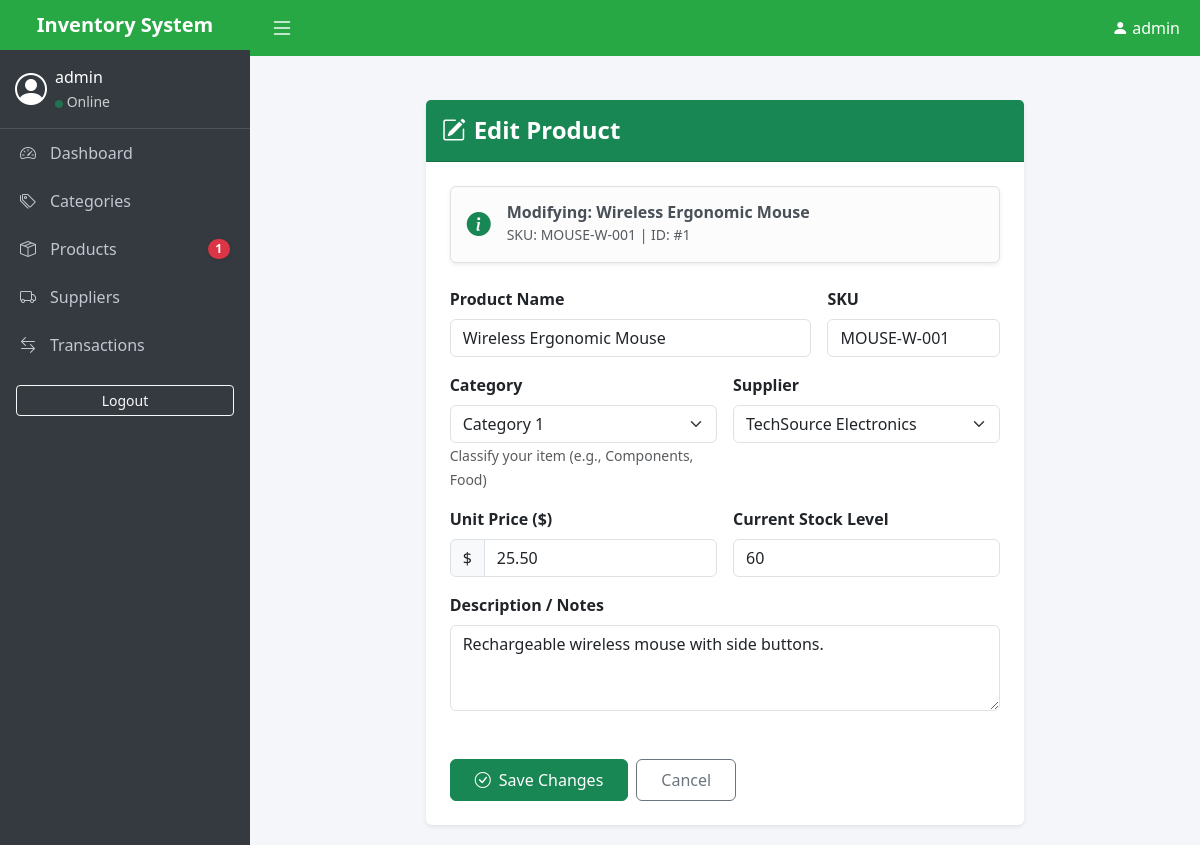
The page /products/1/update/ (signed in) on the database its author committed.
### products/models.py (models this page shows, shortened)
class Product(models.Model):
    name = models.CharField(max_length=200)
    sku = models.CharField(max_length=50, unique=True, verbose_name="SKU")
    category = models.ForeignKey(
        Category,
        on_delete=models.SET_NULL,
        null=True,
        blank=True,
        related_name='products'
    )
    description = models.TextField(blank=True)
    unit_price = models.DecimalField(max_digits=10, decimal_places=2)
    current_stock = models.IntegerField(default=0)
    min_stock_level = models.IntegerField(default=5) # New threshold field
    supplier = models.ForeignKey(Supplier, on_delete=models.CASCADE, related_name='products')
    date_added = models.DateTimeField(auto_now_add=True)
    def is_low_stock(self):
        return self.current_stock <= self.min_stock_level

### products/views.py (the view)
# urls.py: path('<int:pk>/update/', views.product_update, name='product_update'),
@login_required
@permission_required('products.change_product', raise_exception=True)
def product_update(request, pk):
    product = get_object_or_404(Product, pk=pk)
    old_stock = product.current_stock
    FormClass = ProductForm if request.user.is_superuser else ProductStockUpdateForm
    if request.method == 'POST':
        form = FormClass(request.POST, instance=product)
        if form.is_valid():
            product = form.save()
            new_stock = product.current_stock
            if old_stock != new_stock:
                from transactions.models import Transaction
                diff = new_stock - old_stock
                Transaction.objects.create(
                    product=product,
                    transaction_type='IN' if diff > 0 else 'OUT',
                    quantity=abs(diff),
                    status='COMPLETED',
                    handled_by=request.user,
                    remarks=f"Manual adjustment: {old_stock} → {new_stock}."
                )
            return redirect('product_list')
    else:
        form = FormClass(instance=product)
    return render(request, 'products/product_form.html', {'form': form, 'action': 'Edit', 'product': product})

### products/forms.py
class ProductForm(forms.ModelForm):
    class Meta:
        model = Product
        fields = ['name', 'sku', 'category', 'description', 'unit_price', 'current_stock', 'supplier']
        widgets = {
            'name': forms.TextInput(attrs={'class': 'form-control', 'placeholder': 'Enter product name'}),
            'sku': forms.TextInput(attrs={'class': 'form-control', 'placeholder': 'SKU-001'}),
            'category': forms.Select(attrs={'class': 'form-select'}),
            'description': forms.Textarea(attrs={'class': 'form-control', 'rows': 3}),
            'unit_price': forms.NumberInput(attrs={'class': 'form-control', 'step': '0.01'}),
            'current_stock': forms.NumberInput(attrs={'class': 'form-control'}),
            'supplier': forms.Select(attrs={'class': 'form-select'}),
        }

### products/context_processors.py (called while the page is built)
def low_stock_alerts(request):
    if request.user.is_authenticated:
        low_stock_products = [p for p in Product.objects.all() if p.is_low_stock()]
        return {
            'low_stock_count': len(low_stock_products),
            'low_stock_items': low_stock_products[:5] # Show only top 5 in dropdown
        }
    return {}

### products/models.py (called while the page is built)
    def __str__(self):
        return self.name

### suppliers/models.py (called while the page is built)
    def __str__(self):
        return self.company_name

### products/templates/products/product_form.html (shortened to what this page needs)
{% extends 'base.html' %}
{% block content %}
<div class="row mt-4">
    <div class="col-md-10 offset-md-1 col-lg-8 offset-lg-2">
        <div class="card shadow-sm border-0">
            <div class="card-header bg-success text-white py-3">
                <h4 class="mb-0 fw-bold"><i class="bi bi-pencil-square me-2"></i>{{ action }} Product</h4>
            </div>
            <div class="card-body p-4">
                {% if action == 'Edit' %}
                    <div class="alert alert-light border shadow-sm d-flex align-items-center mb-4">
                        <i class="bi bi-info-circle-fill text-success fs-4 me-3"></i>
                        <div>
                            <h6 class="mb-0 fw-bold">Modifying: {{ product.name }}</h6>
                            <small class="text-muted">SKU: {{ product.sku }} | ID: #{{ product.id }}</small>
                        </div>
                    </div>
                {% endif %}
                <form method="POST" class="needs-validation">
                    <div class="row g-3">
                        <div class="col-md-8">
                            <label class="form-label fw-bold">Product Name</label>
                            {{ form.name }}
                        </div>
                        <div class="col-md-4">
                            <label class="form-label fw-bold">SKU</label>
                            {{ form.sku }}
                        </div>
                        <div class="col-md-6">
                            <label class="form-label fw-bold">Category</label>
                            {{ form.category }}
                            <small class="text-muted">Classify your item (e.g., Components, Food)</small>
                        </div>
                        <div class="col-md-6">
                            <label class="form-label fw-bold">Supplier</label>
                            {{ form.supplier }}
                        </div>
                        <div class="col-md-6">
                            <label class="form-label fw-bold">Unit Price ($)</label>
                            <div class="input-group">
                                <span class="input-group-text">$</span>
                                {{ form.unit_price }}
                            </div>
                        </div>
                        <div class="col-md-6">
                            <label class="form-label fw-bold">Current Stock Level</label>
                            {{ form.current_stock }}
                        </div>
                        <div class="col-12">
                            <label class="form-label fw-bold">Description / Notes</label>
                            {{ form.description }}
                        </div>
                    </div>
                    <div class="mt-5 d-flex gap-2">
                        <button type="submit" class="btn btn-success px-4 py-2">
                            <i class="bi bi-check-circle me-1"></i> Save Changes
                        </button>
                        <a href="{% url 'product_list' %}" class="btn btn-outline-secondary px-4 py-2">
                            Cancel
                        </a>
                    </div>
                </form>
            </div>
        </div>
    </div>
</div>
{% endblock %}

### templates/base.html (shortened to what this page needs)
<!DOCTYPE html>
<html lang="en">
<head>
    <link href="https://cdn.jsdelivr.net/npm/bootstrap@5.3.0/dist/css/bootstrap.min.css" rel="stylesheet">
    <link rel="stylesheet" href="https://cdn.jsdelivr.net/npm/bootstrap-icons@1.11.1/font/bootstrap-icons.css">
</head>
<body>
    <div class="d-flex">
        {% if user.is_authenticated %}
        <nav class="sidebar" id="sidebar">
            <div class="main-header fw-bold fs-5 text-center">Inventory System</div>
            <div class="user-panel d-flex align-items-center">
                <i class="bi bi-person-circle fs-2 me-2"></i>
                <div>
                    <div>{{ user.username }}</div>
                    <small class="text-white opacity-75"><i class="bi bi-circle-fill text-success" style="font-size: 8px;"></i> Online</small>
                </div>
            </div>
            <ul class="nav flex-column">
                <li class="nav-item">
                    <a href="{% url 'dashboard' %}" class="nav-link"><i class="bi bi-speedometer2"></i> Dashboard</a>
                </li>
                <li class="nav-item">
                    <a href="{% url 'category_list' %}" class="nav-link"><i class="bi bi-tags"></i> Categories</a>
                </li>
                <li class="nav-item">
                    <a href="{% url 'product_list' %}" class="nav-link d-flex justify-content-between align-items-center">
                        <span><i class="bi bi-box-seam"></i> Products</span>
                        {% if low_stock_count > 0 %}
                            <span class="badge rounded-pill bg-danger shadow-sm" style="font-size: 0.75rem;">
                                {{ low_stock_count }}
                            </span>
                        {% endif %}
                    </a>
                </li>
                {% if user.is_superuser %}
                <li class="nav-item">
                    <a href="{% url 'supplier_list' %}" class="nav-link"><i class="bi bi-truck"></i> Suppliers</a>
                </li>
                {% endif %}
                <li class="nav-item">
                    <a href="{% url 'transaction_list' %}" class="nav-link"><i class="bi bi-arrow-left-right"></i> Transactions</a>
                </li>
                <li class="nav-item">
                    <form method="post" action="{% url 'logout' %}" class="p-3">
                        <button class="btn btn-outline-light btn-sm w-100">Logout</button>
                    </form>
                </li>
            </ul>
        </nav>
        {% endif %}
        <div class="w-100">
            {% if user.is_authenticated %}
            <header class="main-header d-flex justify-content-between align-items-center">
                <button class="btn p-0 text-white border-0 shadow-none" id="sidebarToggle">
                    <i class="bi bi-list fs-4"></i>
                </button>
                <div class="d-flex align-items-center">
                    <i class="bi bi-person-fill me-1"></i> {{ user.username }}
                </div>
            </header>
            {% endif %}
            <main class="content-wrapper">
                {% block content %}{% endblock %}
            </main>
        </div>
    </div>
</body>
</html>

### templates/base.html (style rules this page uses)
body { background-color: #f4f6f9; overflow-x: hidden; }
.sidebar { min-width: 250px; max-width: 250px; background: #343a40; color: #fff; min-height: 100vh; transition: all 0.3s ease-in-out; }
.sidebar .nav-link { color: #c2c7d0; padding: 12px 20px; display: flex; align-items: center; white-space: nowrap; }
.sidebar .nav-link i { margin-right: 10px; width: 20px; }
.main-header { background: #28a745; color: white; padding: 10px 20px; }
.user-panel { padding: 15px; border-bottom: 1px solid #4b545c; }
.content-wrapper { width: 100%; padding: 20px; }

### rows shown on the page
Product: name "Wireless Ergonomic Mouse", sku "MOUSE-W-001", id "1", category "Category 1", supplier "TechSource Electronics", unit_price "25.50", current_stock "60", description "Rechargeable wireless mouse with side buttons."

### other values the page prints
{{ user.username }} "admin"
{{ low_stock_count }} "1"
{{ action }} "Edit"
